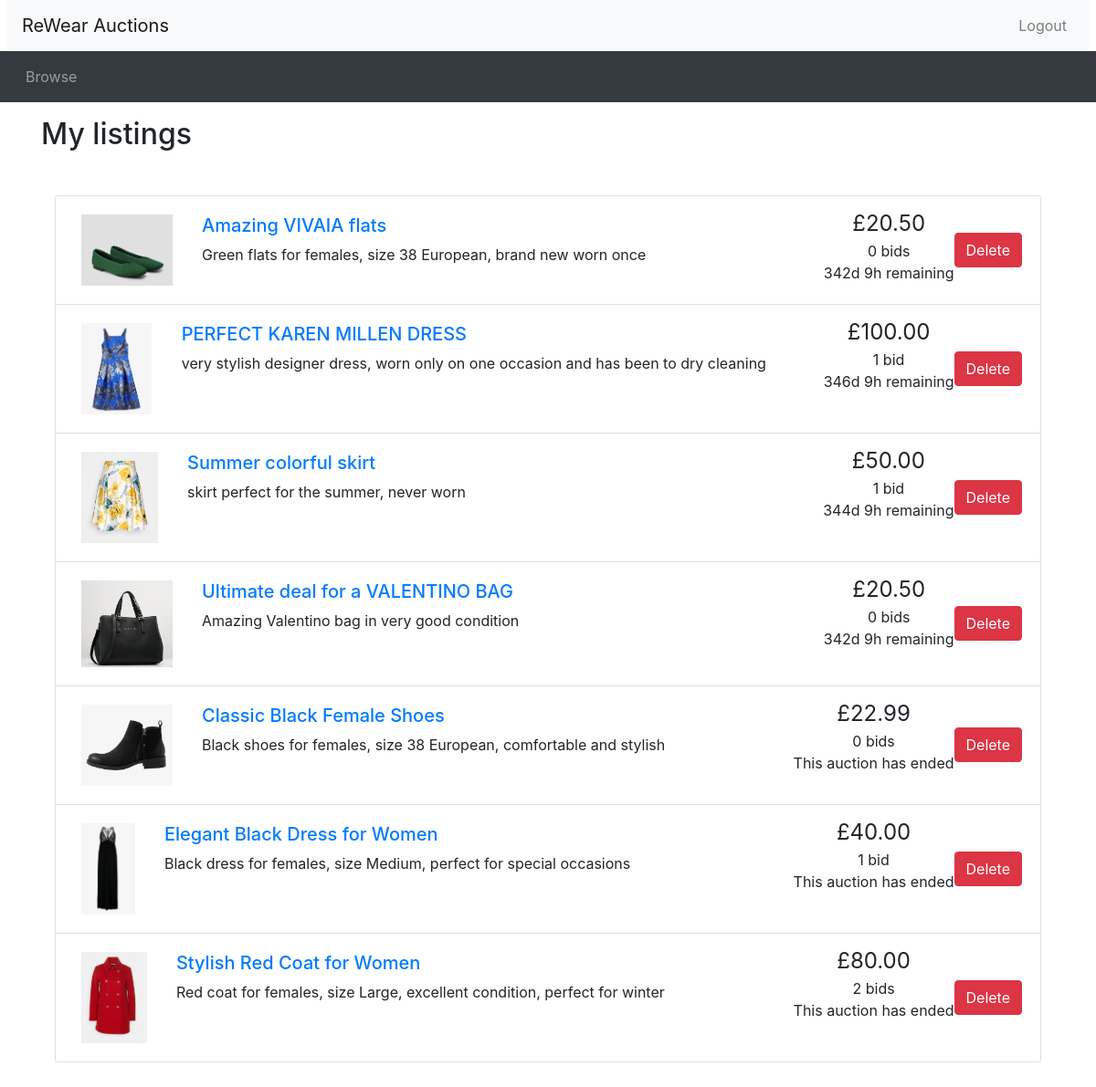
/mylistings.php (signed in), run on the app's committed database.
### tables this page shows
CREATE TABLE Auctions (
    auctionID INT(10) AUTO_INCREMENT,
    auctionStartDate DATETIME NOT NULL,
    auctionEndDate DATETIME NOT NULL,
    auctionStartingPrice DOUBLE(10,2) NOT NULL, 
    auctionReservePrice DOUBLE(10,2),
    auctionName VARCHAR(100) NOT NULL,
    auctionDescription VARCHAR(500),
    auctionPicture VARCHAR(100),
    sellerID INT(10) NOT NULL,
    categoryType VARCHAR(100),
    categoryColor VARCHAR(100),
    categoryGender VARCHAR(100),
    categorySize VARCHAR(100),
    PRIMARY KEY(auctionID),
    FOREIGN KEY (sellerID) REFERENCES Users (userID) ON UPDATE CASCADE ON DELETE CASCADE,
    FOREIGN KEY (categoryType) REFERENCES CategoryClothsType (categoryType) ON UPDATE CASCADE ON DELETE RESTRICT,
    FOREIGN KEY (categoryColor) REFERENCES CategoryColorType (categoryColor) ON UPDATE CASCADE ON DELETE RESTRICT,
    FOREIGN KEY (categoryGender) REFERENCES categoryGenderType (categoryGender) ON UPDATE CASCADE ON DELETE RESTRICT,
    FOREIGN KEY (categorySize) REFERENCES categorySizeType (categorySize) ON UPDATE CASCADE ON DELETE RESTRICT
);

### database_connection.php (called while the page is built, shortened)
<?php
function connect()
{
    $configFile = 'Database_host.txt';
    $configData = file($configFile, FILE_IGNORE_NEW_LINES | FILE_SKIP_EMPTY_LINES);
    $dbConfig = [];
    foreach ($configData as $line) {
       list($key, $value) = explode('=', $line);
       $dbConfig[$key] = $value;
    }
    $connection = mysqli_connect($dbConfig['host'], $dbConfig['username'], $dbConfig['password'], $dbConfig['DB_name']);
    return $connection;
}
function send_query($query)
{
    $connection = connect();
    $result = mysqli_query($connection, $query);
    return $result;
}
?>

### utilities.php (the view, shortened to what this page needs)
<?php
function display_time_remaining($interval) {
    if ($interval->days == 0 && $interval->h == 0) {
      $time_remaining = $interval->format('%im %Ss');
    }
    else if ($interval->days == 0) {
      $time_remaining = $interval->format('%hh %im');
    }
    else {
      $time_remaining = $interval->format('%ad %hh');
    }
  return $time_remaining;
}
function print_mylisting_li($item_id, $title, $desc, $price, $num_bids, $end_time, $auctionPicture)
{
  if (strlen($desc) > 250) {
    $desc_shortened = substr($desc, 0, 250) . '...';
  }
  else {
    $desc_shortened = $desc;
  }
  if ($num_bids == 1) {
    $bid = ' bid';
  }
  else {
    $bid = ' bids';
  }
  $now = new DateTime();
  if ($now > $end_time) {
    $time_remaining = 'This auction has ended';
  }
  else {
    $time_to_end = date_diff($now, $end_time);
    $time_remaining = display_time_remaining($time_to_end) . ' remaining';
  }
  echo('
    <li class="list-group-item d-flex justify-content-between align-items-start">
      <div class="p-2 mr-3">
        <img src="' . $auctionPicture . '" alt="' . $title . ' Image" style=" max-width:100px; max-height:100px;">
      </div>
      <div class="p-2 mr-5 flex-grow-1"><h5><a href="listing.php?item_id=' . $item_id . '">' . $title . '</a></h5>' . $desc_shortened . '</div>
      <div class="text-center text-nowrap"><span style="font-size: 1.5em;">£' . number_format($price, 2) . '</span><br/>' . $num_bids . $bid . '<br/>' . $time_remaining . '</div>
      <form method = "POST" action="seller_delete_auction.php" class="align-self-center">
        <input type="hidden" name="auctionID" value="' . $item_id . '">
        <button type="submit" class="btn btn-danger from-control">Delete</button>
      </form>
    </li>'
  );
}
?>

### header.php (shortened to what this page needs)
<!doctype html>
<html lang="en">
<head>
  <link rel="stylesheet" href="css/bootstrap.min.css">
  <link rel="stylesheet" href="https://cdnjs.cloudflare.com/ajax/libs/font-awesome/4.7.0/css/font-awesome.min.css">
  <link rel="stylesheet" href="css/custom.css">
</head>
<body>
<nav class="navbar navbar-expand-lg navbar-light bg-light mx-2">
  <a class="navbar-brand" href="browse.php">ReWear Auctions</a>
  <ul class="navbar-nav ml-auto">
    <li class="nav-item">
<?php
  if (isset($_SESSION['logged_in']) && $_SESSION['logged_in'] == true) {
    echo '<a class="nav-link" href="logout.php">Logout</a>';
  }
  else {
    echo '<a href="login.php" class="btn nav-link">Login</a>';
  }
?>
    </li>
  </ul>
</nav>
<nav class="navbar navbar-expand-lg navbar-dark bg-dark">
  <ul class="navbar-nav align-middle">
<?php
  if (isset($_SESSION['account_type']) && $_SESSION['account_type'] == 'Buyer') {
  echo('
  <li class="nav-item mx-1"><a class="nav-link" href="user_profile.php">My profile</a>
  </li>
  <li class="nav-item mx-1"><a class="nav-link" href="browse.php">Browse</a>
  </li>
  <li class="nav-item mx-1"><a class="nav-link" href="mybids.php">My bids</a>
    </li>
	<li class="nav-item mx-1"><a class="nav-link" href="recommendations.php">My recommendations</a>
    </li>
  <li class="nav-item mx-1"><a class="nav-link" href="my_wishlist.php">My watchlist</a>
    </li>
    <li class="nav-item mx-1"><a class="nav-link" href="contact_admin.php">Contact admin</a>
    </li>');
  }
  else {
    echo('
    <li class="nav-item mx-1"><a class="nav-link" href="browse.php">Browse</a>
    </li>');
  }
?>
  </ul>
</nav>

### mylistings.php (shortened to what this page needs)
<?php include_once("header.php")?>
<?php require_once("database_connection.php")?>
<?php require("utilities.php")?>
<div class="container">
<h2 class="my-3">My listings</h2>
<?php
if(isset($_SESSION['userID'])) {
  $userID = $_SESSION['userID'];
  $query = "SELECT * FROM auctions WHERE sellerID = $userID";
  $result = send_query($query);
} else {
  header("Location: login.php");
  exit();
}
?>
<div class="container my-5">
  <ul class="list-group">
    <?php
    if (mysqli_num_rows($result) > 0) {
      while($row = mysqli_fetch_assoc($result)) {
        $auctionID = $row["auctionID"];
        $query_bid = "SELECT a.auctionName, a.categoryType, a.categoryColor, a.categoryGender, a.categorySize, u.username, a.auctionDescription, a.auctionStartDate, a.auctionEndDate, a.auctionStartingPrice, MAX(b.bidValue) as auctionMaxCP
        FROM Auctions a
        JOIN Users u ON a.sellerID = u.userID
        LEFT JOIN Bids b ON a.auctionID = b.auctionID
        WHERE a.auctionID = '{$auctionID}'
        GROUP BY a.auctionID, a.auctionName, a.categoryType, a.categoryColor, a.categoryGender, a.categorySize, u.username, a.auctionDescription, a.auctionStartDate, a.auctionEndDate, a.auctionStartingPrice";
        $result_bid = send_query($query_bid);
        $row_bid = mysqli_fetch_assoc($result_bid);
        $auctionMaxCP = $row_bid['auctionMaxCP'];
        if ($auctionMaxCP == 0) {
          $auctionMaxCP = $row["auctionStartingPrice"];
        }
        $query_num = "SELECT COUNT(*) AS numberOfBids FROM `bids` WHERE auctionID = $auctionID";
        $result_num = send_query($query_num);
        $row_num = mysqli_fetch_assoc($result_num);
        $num_bids = $row_num['numberOfBids'];
        print_mylisting_li(
          $row["auctionID"],
          $row["auctionName"],
          $row["auctionDescription"],
          $auctionMaxCP,
          $num_bids,
          new DateTime($row["auctionEndDate"]),
          $row["auctionPicture"],
        );
      }
    } else {
      echo '<p>No auctions found.</p>';
    }
      ?>
    </ul>
  </div>
<?php include_once("footer.php")?>

### footer.php (shortened to what this page needs)
</body>
</html>

### data on the page
auctions: auctionPicture (picture), auctionName "Amazing VIVAIA flats", auctionDescription "Green flats for females, size 38 European, brand new worn once", auctionStartingPrice "20.50", num_bids "0", bid "bids", time_remaining "342d 9h remaining"
auctions: auctionPicture (picture), auctionName "PERFECT KAREN MILLEN DRESS", auctionDescription "very stylish designer dress, worn only on one occasion and has been to dry cleaning", price "100.00", num_bids "1", bid "bid", time_remaining "346d 9h remaining"
auctions: auctionPicture (picture), auctionName "Summer colorful skirt", auctionDescription "skirt perfect for the summer, never worn", price "50.00", num_bids "1", bid "bid", time_remaining "344d 9h remaining"
auctions: auctionPicture (picture), auctionName "Ultimate deal for a VALENTINO BAG", auctionDescription "Amazing Valentino bag in very good condition", auctionStartingPrice "20.50", num_bids "0", bid "bids", time_remaining "342d 9h remaining"
auctions: auctionPicture (picture), auctionName "Classic Black Female Shoes", auctionDescription "Black shoes for females, size 38 European, comfortable and stylish", auctionStartingPrice "22.99", num_bids "0", bid "bids", time_remaining "This auction has ended"
auctions: auctionPicture (picture), auctionName "Elegant Black Dress for Women", auctionDescription "Black dress for females, size Medium, perfect for special occasions", price "40.00", num_bids "1", bid "bid", time_remaining "This auction has ended"
auctions: auctionPicture (picture), auctionName "Stylish Red Coat for Women", auctionDescription "Red coat for females, size Large, excellent condition, perfect for winter", price "80.00", num_bids "2", bid "bids", time_remaining "This auction has ended"
